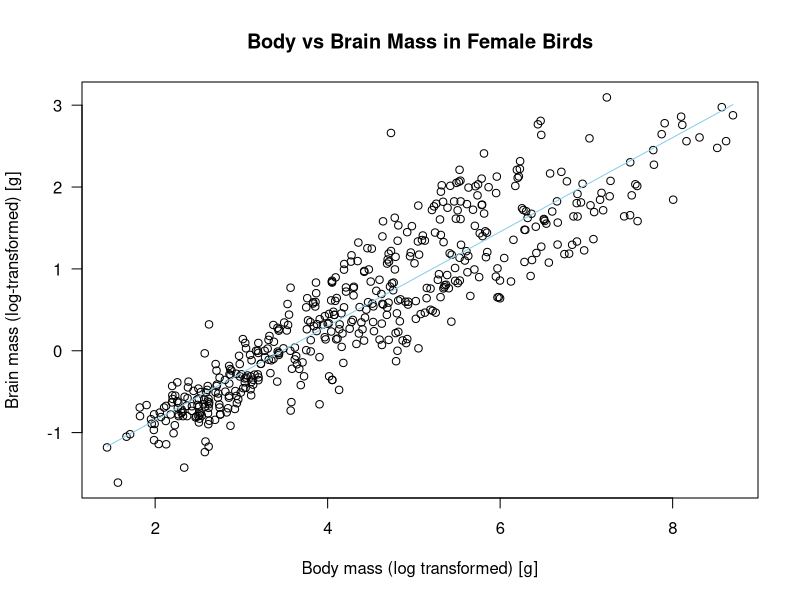
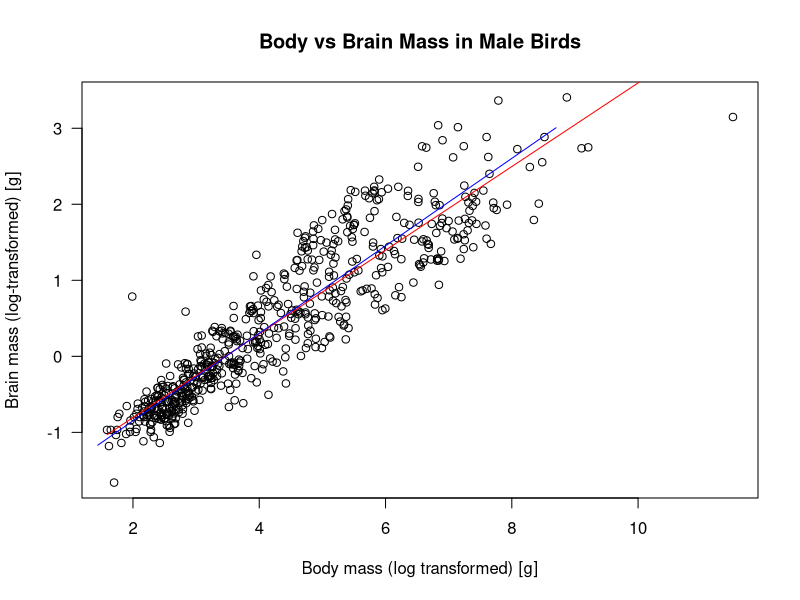
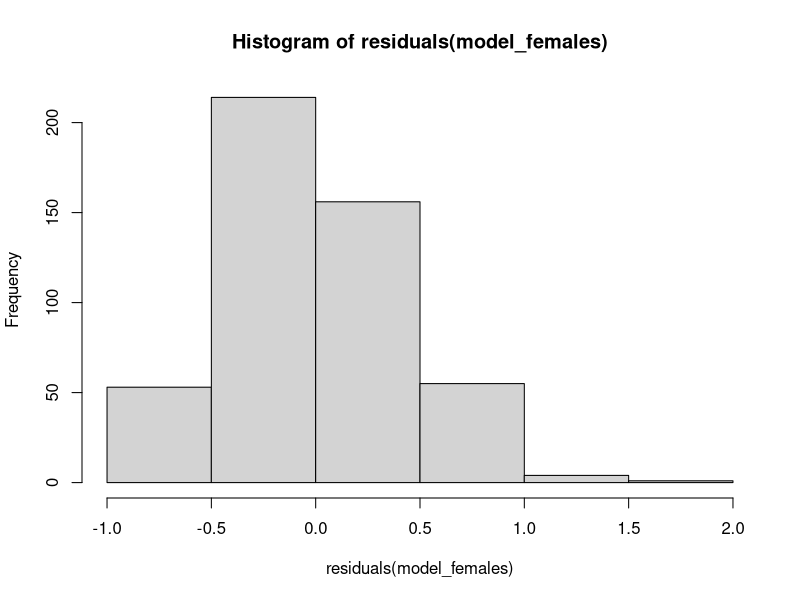
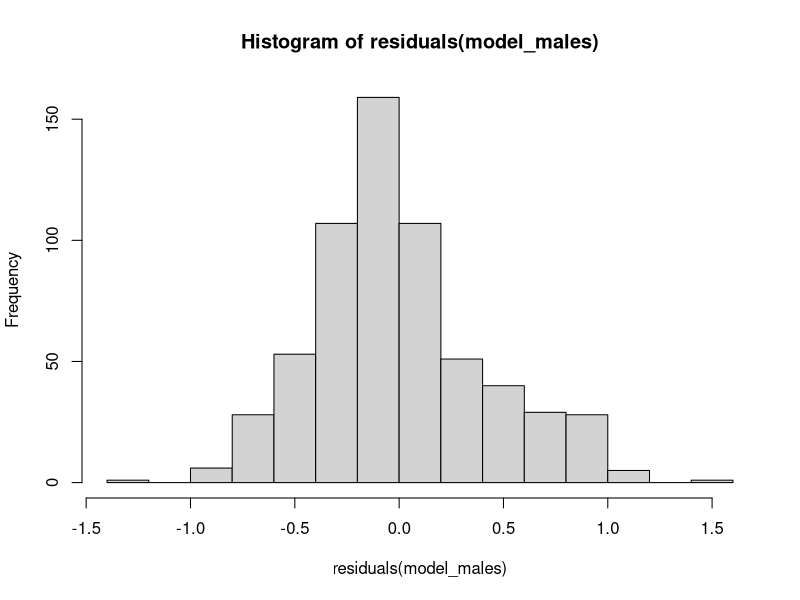

Write the R code that produced these figures, in order.
# Choose any dataset you may have involving a continuous response variable and a continuous predictor. Fit a simple linear regression, interpret the results, produce a nice figure including the fitted regression line, and write simple methods and results presenting the analysis and results.

birds = read.csv("./data/bird_allometry.csv")
# head(birds)
# This dataset contains body mass and brain mass for males and females of different bird species. The scaling of brain size (or other body parts) with body size is referred to as the study of allometry, and you may want to read about these analyses before fitting your models. 
# As a hint, the scaling of parts of a body with body size is expected to follow a power-law relationship on the form y= axb, which can be linearized through the logarithmic transformation log(y) = log(a) + b * log(x).

# split data into females and males
females = birds[birds$Sex == "f",]
males = birds[birds$Sex == "m",]
# unique(birds$Genus_Species) # A LOT

# we need to log-transform and fit into a model

model_females = lm(log(brain_mass) ~ log(body_mass), data = females)
summary(model_females)

# regression values (predicted values)
cf_females = model_females$coefficients
cf_females
predicted_females = cf_females[1] + cf_females[2]*log(females$body_mass)
plot(
  log(females$body_mass), log(females$brain_mass), 
  las=1,
  xlab = "Body mass (log transformed) [g]",
  ylab = "Brain mass (log-transformed) [g]",
  main = "Body vs Brain Mass in Female Birds"
)
lines(log(females$body_mass), predicted_females, col = "skyblue")


model_males = lm(log(brain_mass) ~ log(body_mass), data = males)
summary(model_males)

cf_males = model_males$coefficients
cf_males
predicted_males = cf_males[1] + cf_males[2]*log(males$body_mass)
plot(
  log(males$body_mass), log(males$brain_mass), 
  las=1,
  xlab = "Body mass (log transformed) [g]",
  ylab = "Brain mass (log-transformed) [g]",
  main = "Body vs Brain Mass in Male Birds"
)
lines(log(males$body_mass), predicted_males, col = "red")
lines(log(females$body_mass), predicted_females, col = "blue")

par(mfrow=c(1,1))
hist(residuals(model_females))
hist(residuals(model_males))
